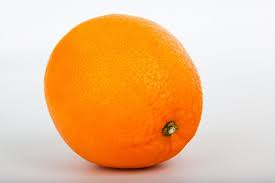
%> input picture Common Waste Images/O_12.jpg, 275 x 183 px
$ octave --eval "CreateDatabase('../Common Waste Images/O_12.jpg');"   (GNU Octave 9; MATLAB toolbox functions it lacks are replaced by stand-ins)
%> lines starting %> are read from the running program, lines starting %| are printed output that depends on the picture; in (x1, y1, x2, y2) boxes, pixels count from 0 and x2, y2 are one past the last pixel; in counts of white or black regions, pixels touching at a corner belong together; the program's own positions count from 1
### Matlab_Code_Folder/getmaplbphf.m
function mapping = getmaplbphf(samples)
%Outputs a mapping struct for uniform LBP Histogram Fourier Features
%inputs:
%samples = number of sampling points


table = 0:2^samples-1;
index   = 0;

newMax = samples*(samples-1) + 3;
table(1)= newMax-3;
table(2^samples)=newMax-2;
for i = 1:2^samples-2
    j = bitset(bitshift(i,1,samples),1,bitget(i,samples)); %rotate left
    numt = sum(bitget(bitxor(i,j),1:samples)); %number of 1->0 and 0->1 transitions

    if numt == 2  %Uniform pattern
        n=sum(bitget(i,1:samples)); %Number of 1-bits

        r=find(bitget(bitand(i,bitcmp(j,samples)),1:samples)); %Rotation index of the bit pattern
        r=mod( floor(n/2)+r , samples);

        index = (n-1)*samples + r;
        table(i+1) = index;
    else %Non-uniform
        table(i+1) = newMax - 1;
    end
end

orbits=cell(samples+2,1);
for i=1:samples-1
    orbits{i}=((i-1)*samples):(i*samples-1);
end
orbits{samples}=newMax-3;
orbits{samples+1}=newMax-2;
orbits{samples+2}=newMax-1;


mapping.table=table;
mapping.samples=samples;
mapping.num=newMax;
mapping.orbits=orbits;

### Matlab_Code_Folder/lbp.m
%LBP returns the local binary pattern image or LBP histogram of an image.
%  J = LBP(I,R,N,MAPPING,MODE) returns either a local binary pattern
%  coded image or the local binary pattern histogram of an intensity
%  image I. The LBP codes are computed using N sampling points on a
%  circle of radius R and using mapping table defined by MAPPING.
%  See the getmapping function for different mappings and use 0 for
%  no mapping. Possible values for MODE are
%       'h' or 'hist'  to get a histogram of LBP codes
%       'nh'           to get a normalized histogram
%  Otherwise an LBP code image is returned.
%
%  J = LBP(I) returns the original (basic) LBP histogram of image I
%
%  J = LBP(I,SP,MAPPING,MODE) computes the LBP codes using n sampling
%  points defined in (n * 2) matrix SP. The sampling points should be
%  defined around the origin (coordinates (0,0)).
%
%  Examples
%  --------
%       I=imread('rice.png');
%       mapping=getmapping(8,'u2');
%       H1=LBP(I,1,8,mapping,'h'); %LBP histogram in (8,1) neighborhood
%                                  %using uniform patterns
%       subplot(2,1,1),stem(H1);
%
%       H2=LBP(I);
%       subplot(2,1,2),stem(H2);
%
%       SP=[-1 -1; -1 0; -1 1; 0 -1; -0 1; 1 -1; 1 0; 1 1];
%       I2=LBP(I,SP,0,'i'); %LBP code image using sampling points in SP
%                           %and no mapping. Now H2 is equal to histogram
%                           %of I2.

function result = lbp(varargin) % image,radius,neighbors,mapping,mode)
% Version 0.3.2
% Authors: Marko Heikkilä and Timo Ahonen

% Changelog
% Version 0.3.2: A bug fix to enable using mappings together with a
% predefined spoints array
% Version 0.3.1: Changed MAPPING input to be a struct containing the mapping
% table and the number of bins to make the function run faster with high number
% of sampling points. Lauge Sorensen is acknowledged for spotting this problem.


% Check number of input arguments.
error(nargchk(1,5,nargin));

image=varargin{1};
d_image=double(image);

if nargin==1
    spoints=[-1 -1; -1 0; -1 1; 0 -1; -0 1; 1 -1; 1 0; 1 1];
    neighbors=8;
    mapping=0;
    mode='h';
end

if (nargin == 2) && (length(varargin{2}) == 1)
    error('Input arguments');
end

if (nargin > 2) && (length(varargin{2}) == 1)
    radius=varargin{2};
    neighbors=varargin{3};

    spoints=zeros(neighbors,2);

    % Angle step.
    a = 2*pi/neighbors;

    for i = 1:neighbors
        spoints(i,1) = -radius*sin((i-1)*a);
        spoints(i,2) = radius*cos((i-1)*a);
    end

    if(nargin >= 4)
        mapping=varargin{4};
        if(isstruct(mapping) && mapping.samples ~= neighbors)
            error('Incompatible mapping');
        end
    else
        mapping=0;
    end

    if(nargin >= 5)
        mode=varargin{5};
    else
        mode='h';
    end
end

if (nargin > 1) && (length(varargin{2}) > 1)
    spoints=varargin{2};
    neighbors=size(spoints,1);

    if(nargin >= 3)
        mapping=varargin{3};
        if(isstruct(mapping) && mapping.samples ~= neighbors)
            error('Incompatible mapping');
        end
    else
        mapping=0;
    end

    if(nargin >= 4)
        mode=varargin{4};
    else
        mode='h';
    end
end

% Determine the dimensions of the input image.
[ysize xsize] = size(image);


miny=min(spoints(:,1));
maxy=max(spoints(:,1));
minx=min(spoints(:,2));
maxx=max(spoints(:,2));

% Block size, each LBP code is computed within a block of size bsizey*bsizex
bsizey=ceil(max(maxy,0))-floor(min(miny,0))+1;
bsizex=ceil(max(maxx,0))-floor(min(minx,0))+1;

% Coordinates of origin (0,0) in the block
origy=1-floor(min(miny,0));
origx=1-floor(min(minx,0));

% Minimum allowed size for the input image depends
% on the radius of the used LBP operator.
if(xsize < bsizex || ysize < bsizey)
  error('Too small input image. Should be at least (2*radius+1) x (2*radius+1)');
end

% Calculate dx and dy;
dx = xsize - bsizex;
dy = ysize - bsizey;

% Fill the center pixel matrix C.
C = image(origy:origy+dy,origx:origx+dx);
d_C = double(C);

bins = 2^neighbors;

% Initialize the result matrix with zeros.
result=zeros(dy+1,dx+1);

%Compute the LBP code image

for i = 1:neighbors
  y = spoints(i,1)+origy;
  x = spoints(i,2)+origx;
  % Calculate floors, ceils and rounds for the x and y.
  fy = floor(y); cy = ceil(y); ry = round(y);
  fx = floor(x); cx = ceil(x); rx = round(x);
  % Check if interpolation is needed.
  if (abs(x - rx) < 1e-6) && (abs(y - ry) < 1e-6)
    % Interpolation is not needed, use original datatypes
    N = image(ry:ry+dy,rx:rx+dx);
    D = N >= C;
  else
    % Interpolation needed, use double type images
    ty = y - fy;
    tx = x - fx;

    % Calculate the interpolation weights.
    w1 = (1 - tx) * (1 - ty);
    w2 =      tx  * (1 - ty);
    w3 = (1 - tx) *      ty ;
    w4 =      tx  *      ty ;
    % Compute interpolated pixel values
    N = w1*d_image(fy:fy+dy,fx:fx+dx) + w2*d_image(fy:fy+dy,cx:cx+dx) + ...
        w3*d_image(cy:cy+dy,fx:fx+dx) + w4*d_image(cy:cy+dy,cx:cx+dx);
    D = N >= d_C;
  end
  % Update the result matrix.
  v = 2^(i-1);
  result = result + v*D;
end

%Apply mapping if it is defined
if isstruct(mapping)
    bins = mapping.num;
    for i = 1:size(result,1)
        for j = 1:size(result,2)
            result(i,j) = mapping.table(result(i,j)+1);
        end
    end
end

if (strcmp(mode,'h') || strcmp(mode,'hist') || strcmp(mode,'nh'))
    % Return with LBP histogram if mode equals 'hist'.
    result=hist(result(:),0:(bins-1));
    if (strcmp(mode,'nh'))
        result=result/sum(result);
    end
else
    %Otherwise return a matrix of unsigned integers
    if ((bins-1)<=intmax('uint8'))
        result=uint8(result);
    elseif ((bins-1)<=intmax('uint16'))
        result=uint16(result);
    else
        result=uint32(result);
    end
end

end

### Matlab_Code_Folder/constructhf.m
function featurevectors=constructhf(inputvectors, map)
%construct rotation invariant features from uniform LBP histogram
%inputvectors: NxD array, N histograms of D bins each
%map: mapping struct from getmaphf

%
%The two rows of lbp_hf_features now contain LBP
%histogram Fourier feature vectors of rice.png and
%its rotated version (with LBP radius 1 and 8 sampling
%points)


    n=map.samples;
    FVLEN=(n-1)*(floor(n/2)+1)+3;
    featurevectors=zeros(size(inputvectors,1),FVLEN);

    k=1;
    for j=1:length(map.orbits)
        b=inputvectors(:,map.orbits{j}+1);
        if(size(b,2) > 1)
            b=fft(b')';
            b=abs(b);
            b=b(:,1:(floor(size(b,2)/2)+1));
        end
        featurevectors(:,k:k+size(b,2)-1)=b;
        k=k+size(b,2);
    end

### Matlab_Code_Folder/CreateDatabase.m
function CreateDatabase(TrainDatabasePath)
%> called with TrainDatabasePath = '../Common Waste Images/O_12.jpg'

TrainFiles = dir(TrainDatabasePath);

Train_Number = 0;

for i = 1:size(TrainFiles,1)
    %if not(strcmp(TrainFiles(i).name,'.')|strcmp(TrainFiles(i).name,'..')|strcmp(TrainFiles(i).name,'Thumbs.db'))
        Train_Number = Train_Number + 1; % Number of all images in the training database
    %end
end
G = [];
H = [];
full = [];

for i = 1 : Train_Number
    %%%%%%%%%%% Extract GLCM features
    if not(strcmp(TrainFiles(i).name,'.')|strcmp(TrainFiles(i).name,'..')|strcmp(TrainFiles(i).name,'Thumbs.db'))
        disp(TrainFiles(i).name);
        I = (imread(strcat('E:\PROJECT FOLDER\PROJECT 2025\CBE\Rijo\R9-e weast managemnet\code folder\trained data\',TrainFiles(i).name)));
%> I is the input picture: size 183x275x3 uint8; mean R, G, B 237.1, 189.5, 142.7
      if (size(I,3)>1)
        I = rgb2gray(imread(strcat('E:\PROJECT FOLDER\PROJECT 2025\CBE\Rijo\R9-e weast managemnet\code folder\trained data\',TrainFiles(i).name)));
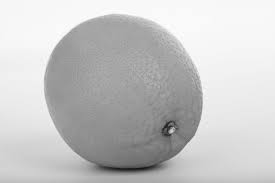
%> I: size 183x275 uint8; min 21, max 255, mean 198.4
      end
       %%%%%%%% extract LBP features
       I2=imrotate(I,90);
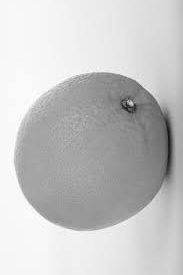
%> I2: size 275x183 uint8; min 21, max 255, mean 198.4; mean of the top-left, top-right, bottom-left and bottom-right quarters 224.5, 187.7, 205.2, 176.8
       mapping=getmaplbphf(8);
       h=lbp(I,1,8,mapping,'h');
%> in lbp, `radius=varargin{2};`: radius = 1
%> in lbp, `neighbors=varargin{3};`: neighbors = 8
%> in lbp, `a = 2*pi/neighbors;`: a = 0.785
%> the loop in lbp, `for i = 1:neighbors` made 8 passes
%> after the loop in lbp, `for i = 1:neighbors`: spoints = [0 1; -0.707 0.707; -1 6.12e-17; -0.707 -0.707; -1.22e-16 -1; 0.707 -0.707; 1 -1.84e-16; 0.707 0.707]
%> in lbp, `mode=varargin{5};`: mode = 'h'
%> in lbp, `miny=min(spoints(:,1));`: miny = -1
%> in lbp, `maxy=max(spoints(:,1));`: maxy = 1
%> in lbp, `minx=min(spoints(:,2));`: minx = -1
%> in lbp, `maxx=max(spoints(:,2));`: maxx = 1
%> in lbp, `bsizey=ceil(max(maxy,0))-floor(min(miny,0))+1;`: bsizey = 3
%> in lbp, `origy=1-floor(min(miny,0));`: origy = 2
%> in lbp, `dx = xsize - bsizex;`: dx = 272
%> in lbp, `dy = ysize - bsizey;`: dy = 180
%> in lbp, `bins = 2^neighbors;`: bins = 256
%> in lbp, `result=zeros(dy+1,dx+1);`: result: size 181x273 double; every value is 0
%> the loop in lbp, `for i = 1:neighbors` made 8 passes
%> (y, x, fy, cy, ry, fx, cx, rx) on passes 2, 4, 6, 8: (1.29, 2.71, 1, 2, 1, 2, 3, 3), (1.29, 1.29, 1, 2, 1, 1, 2, 1), (2.71, 1.29, 2, 3, 3, 1, 2, 1), (2.71, 2.71, 2, 3, 3, 2, 3, 3)
%> (y, x, fy, cy, ry, fx, cx, rx) on passes 1, 3, 5, 7: (2, 3, 2, 2, 2, 3, 3, 3), (1, 2, 1, 1, 1, 2, 2, 2), (2, 1, 1, 2, 2, 1, 1, 1), (3, 2, 3, 3, 3, 1, 2, 2)
%> pass 1, in lbp, `D = N >= C;`:
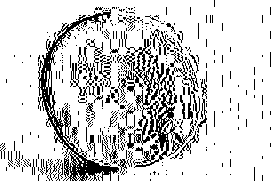
%> D: size 181x273 logical; 82.4% white; black in thin lines or dots
%> pass 3, in lbp, `N = image(ry:ry+dy,rx:rx+dx);`:
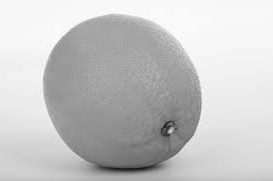
%> N: size 181x273 uint8; min 21, max 255, mean 198.3
%> in lbp, `bins = mapping.num;`: bins = 59
%> in lbp, `result=hist(result(:),0:(bins-1));`: result = 59 values, max 15730 at index 58, min 5 at index 7, mean 837.5
%> h has the same summary as result in lbp
       h=h/sum(h);
%> h = 59 values, max 0.318 at index 58, min 0.000101 at index 7, mean 0.0169
       histograms(1,:)=h;
       h=lbp(I2,1,8,mapping,'h');
%> the loop in lbp (call 2), `for i = 1:neighbors` made 8 passes
%> in lbp (call 2), `dx = xsize - bsizex;`: dx = 180
%> in lbp (call 2), `dy = ysize - bsizey;`: dy = 272
%> in lbp (call 2), `bins = 2^neighbors;`: bins = 256
%> in lbp (call 2), `result=zeros(dy+1,dx+1);`: result: size 273x181 double; every value is 0
%> the loop in lbp (call 2), `for i = 1:neighbors` made 8 passes
%> pass 1, in lbp (call 2), `D = N >= C;`:
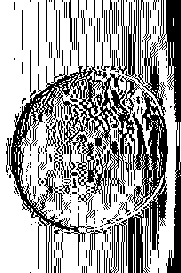
%> D: size 273x181 logical; 65.3% white; 211 black regions (162 under 20 px), largest, box (x1, y1, x2, y2) and area: (6, 0, 168, 273) 11375, (159, 0, 181, 273) 2338, (109, 219, 127, 273) 325
%> in lbp (call 2), `bins = mapping.num;`: bins = 59
%> in lbp (call 2), `result=hist(result(:),0:(bins-1));`: result = 59 values, max 14532 at index 58, min 5 at index 1, mean 837.5
%> h has the same summary as result in lbp
       h=h/sum(h);
%> h = 59 values, max 0.294 at index 58, min 0.000101 at index 1, mean 0.0169
       histograms(2,:)=h;
       lbp_hf_features=constructhf(histograms,mapping);
%> the loop in constructhf, `for j=1:length(map.orbits)` made 10 passes
%> k on passes 1 to 7: 6, 11, 16, 21, 26, 31, 36
%> (b, k) on passes 8 to 10: ([0.0123; 0.0123], 37), ([0.318; 0.294], 38), ([0.195; 0.194], 39)
%> after the loop in constructhf, `for j=1:length(map.orbits)`: featurevectors = 38 columns, first 8: [0.0293 0.00249 0.00206 0.00171 0.0269 0.0122 0.00199 0.00073; 0.0292 0.00252 0.00196 0.00174 0.0268 0.0122 0.00196 0.000433]
%> lbp_hf_features has the same summary as featurevectors in constructhf
       full = [full ; lbp_hf_features(1,:)];
%> full = 38 values, max 0.318 at index 37, min 0.000142 at index 10, mean 0.0437
    end
end
csvwrite('lbp.csv',full);

$ run again, on Common Waste Images/O_23.jpg
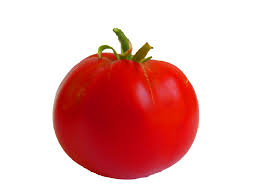
%> input picture Common Waste Images/O_23.jpg, 259 x 194 px
%> in CreateDatabase, I is the input picture: size 194x259x3 uint8; mean R, G, B 233.6, 184.1, 182.8
%> I: size 194x259 uint8
%> radius = 1
%> neighbors = 8
%> a = 0.785
%> the loop in lbp, `for i = 1:neighbors` made 8 passes
%> after the loop in lbp, `for i = 1:neighbors`: spoints = [0 1; -0.707 0.707; -1 6.12e-17; -0.707 -0.707; -1.22e-16 -1; 0.707 -0.707; 1 -1.84e-16; 0.707 0.707]
%> mode = 'h'
%> miny = -1
%> maxy = 1
%> minx = -1
%> maxx = 1
%> bsizey = 3
%> origy = 2
%> dx = 256
%> dy = 191
%> in lbp, `bins = 2^neighbors;`: bins = 256
%> the loop in lbp, `for i = 1:neighbors` made 8 passes
%> (y, x, fy, cy, ry, fx, cx, rx) on passes 2, 4, 6, 8: (1.29, 2.71, 1, 2, 1, 2, 3, 3), (1.29, 1.29, 1, 2, 1, 1, 2, 1), (2.71, 1.29, 2, 3, 3, 1, 2, 1), (2.71, 2.71, 2, 3, 3, 2, 3, 3)
%> pass 1, in lbp, `D = N >= C;`:
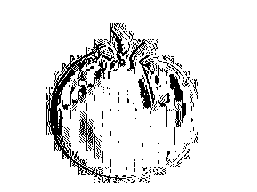
%> D: size 192x257 logical; 90.3% white; black in thin lines or dots, all inside (x1, y1, x2, y2) = (46, 23, 198, 183)
%> in lbp, `bins = mapping.num;`: bins = 59
%> in lbp, `result=hist(result(:),0:(bins-1));`: result = 59 values, max 34070 at index 58, min 15 at index 1, mean 836.3
%> in CreateDatabase, `h=lbp(I,1,8,mapping,'h');`: h has the same summary as result in lbp
%> in CreateDatabase, `h=h/sum(h);`: h = 59 values, max 0.69 at index 58, min 0.000304 at index 1, mean 0.0169
%> d_image: size 259x194 double
%> the loop in lbp (call 2), `for i = 1:neighbors` made 8 passes
%> dx = 191
%> dy = 256
%> C: size 257x192 uint8
%> d_C: size 257x192 double
%> the loop in lbp (call 2), `for i = 1:neighbors` made 8 passes
%> pass 3, in lbp (call 2), `N = image(ry:ry+dy,rx:rx+dx);`:
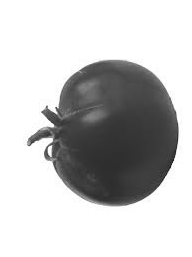
%> N: size 257x192 uint8; min 29, max 255, mean 197.7; mean of the top-left, top-right, bottom-left and bottom-right quarters 225.2, 188.2, 210.2, 167.5
%> in lbp (call 2), `bins = mapping.num;`: bins = 59
%> in lbp (call 2), `result=hist(result(:),0:(bins-1));`: result = 59 values, max 34190 at index 58, min 15 at index 1, mean 836.3
%> in CreateDatabase, `h=lbp(I2,1,8,mapping,'h');`: h has the same summary as result in lbp
%> in CreateDatabase, `h=h/sum(h);`: h = 59 values, max 0.693 at index 58, min 0.000304 at index 1, mean 0.0169
%> the loop in constructhf, `for j=1:length(map.orbits)` made 10 passes
%> k on passes 1 to 7: 6, 11, 16, 21, 26, 31, 36
%> after the loop in constructhf, `for j=1:length(map.orbits)`: featurevectors = 38 columns, first 8: [0.0134 0.00085 0.000359 0.00102 0.0104 0.00598 0.000802 0.000772; 0.0134 0.000846 0.000405 0.00105 0.0105 0.00596 0.000871 0.00069]
%> lbp_hf_features has the same summary as featurevectors in constructhf
%> full = 38 values, max 0.69 at index 37, min 0.000162 at index 29, mean 0.032
